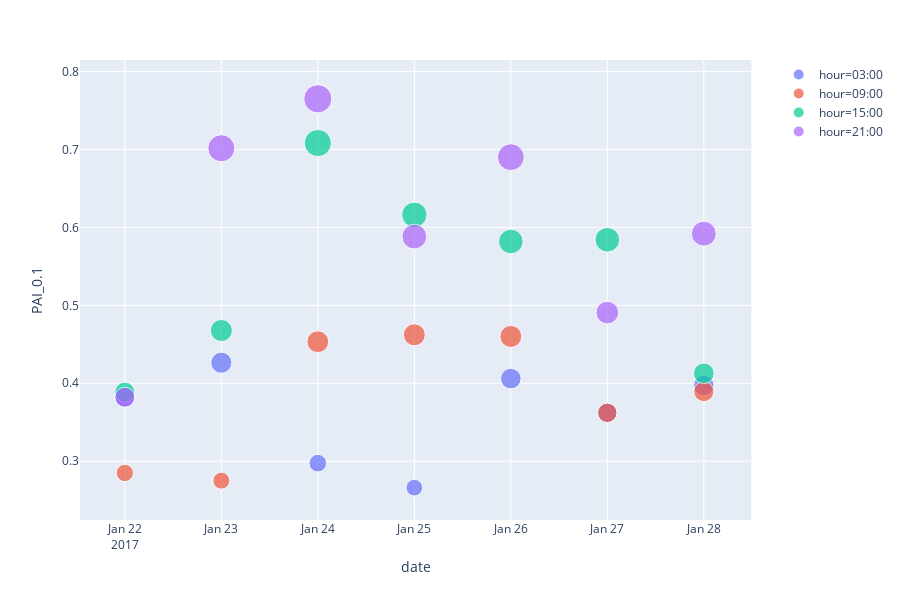

The cell this chart's notebook holds for it:
### Code cell
import plotly.express as px
fig = px.scatter(df_hitrates, x="date", y="PAI_0.1", color="hour",size="PAI_0.1")
fig.show()

### Figure 1 — Plotly figure (JSON) as saved in the notebook; plotly's stock layout.template omitted (floating-point values rounded to 4 significant figures)
{"data": [{"hoverlabel": {"namelength": 0}, "hovertemplate": "hour=03:00<br>date=%{x}<br>PAI_0.1=%{marker.size}", "legendgroup": "hour=03:00", "marker": {"color": "#636efa", "size": [0.3821, 0.4264, 0.2975, 0.2661, 0.406, 0.3621, 0.3972], "sizemode": "area", "sizeref": 0.001912, "symbol": "circle"}, "mode": "markers", "name": "hour=03:00", "showlegend": true, "type": "scatter", "x": ["2017-01-22", "2017-01-23", "2017-01-24", "2017-01-25", "2017-01-26", "2017-01-27", "2017-01-28"], "xaxis": "x", "y": [0.3821, 0.4264, 0.2975, 0.2661, 0.406, 0.3621, 0.3972], "yaxis": "y"}, {"hoverlabel": {"namelength": 0}, "hovertemplate": "hour=09:00<br>date=%{x}<br>PAI_0.1=%{marker.size}", "legendgroup": "hour=09:00", "marker": {"color": "#EF553B", "size": [0.285, 0.2751, 0.4533, 0.4622, 0.4601, 0.3621, 0.3894], "sizemode": "area", "sizeref": 0.001912, "symbol": "circle"}, "mode": "markers", "name": "hour=09:00", "showlegend": true, "type": "scatter", "x": ["2017-01-22", "2017-01-23", "2017-01-24", "2017-01-25", "2017-01-26", "2017-01-27", "2017-01-28"], "xaxis": "x", "y": [0.285, 0.2751, 0.4533, 0.4622, 0.4601, 0.3621, 0.3894], "yaxis": "y"}, {"hoverlabel": {"namelength": 0}, "hovertemplate": "hour=15:00<br>date=%{x}<br>PAI_0.1=%{marker.size}", "legendgroup": "hour=15:00", "marker": {"color": "#00cc96", "size": [0.3886, 0.4677, 0.7082, 0.6162, 0.5819, 0.5841, 0.4128], "sizemode": "area", "sizeref": 0.001912, "symbol": "circle"}, "mode": "markers", "name": "hour=15:00", "showlegend": true, "type": "scatter", "x": ["2017-01-22", "2017-01-23", "2017-01-24", "2017-01-25", "2017-01-26", "2017-01-27", "2017-01-28"], "xaxis": "x", "y": [0.3886, 0.4677, 0.7082, 0.6162, 0.5819, 0.5841, 0.4128], "yaxis": "y"}, {"hoverlabel": {"namelength": 0}, "hovertemplate": "hour=21:00<br>date=%{x}<br>PAI_0.1=%{marker.size}", "legendgroup": "hour=21:00", "marker": {"color": "#ab63fa", "size": [0.3821, 0.7015, 0.7649, 0.5882, 0.6901, 0.4907, 0.5919], "sizemode": "area", "sizeref": 0.001912, "symbol": "circle"}, "mode": "markers", "name": "hour=21:00", "showlegend": true, "type": "scatter", "x": ["2017-01-22", "2017-01-23", "2017-01-24", "2017-01-25", "2017-01-26", "2017-01-27", "2017-01-28"], "xaxis": "x", "y": [0.3821, 0.7015, 0.7649, 0.5882, 0.6901, 0.4907, 0.5919], "yaxis": "y"}], "layout": {"height": 600, "legend": {"itemsizing": "constant", "tracegroupgap": 0}, "margin": {"t": 60}, "xaxis": {"anchor": "y", "domain": [0, 0.98], "title": {"text": "date"}}, "yaxis": {"anchor": "x", "domain": [0, 1], "title": {"text": "PAI_0.1"}}}}
